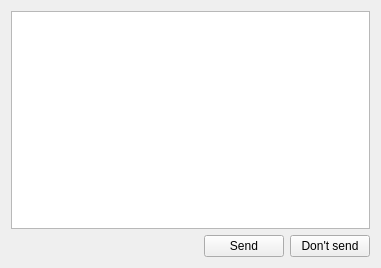
<?xml version="1.0" encoding="UTF-8"?>
<ui version="4.0">
 <class>reportDialog</class>
 <widget class="QWidget" name="reportDialog">
  <property name="geometry">
   <rect>
    <x>0</x>
    <y>0</y>
    <width>381</width>
    <height>268</height>
   </rect>
  </property>
  <property name="windowTitle">
   <string>Form</string>
  </property>
  <layout class="QVBoxLayout" name="verticalLayout_2">
   <item>
    <layout class="QVBoxLayout" name="verticalLayout">
     <item>
      <widget class="QPlainTextEdit" name="plainTextEdit"/>
     </item>
     <item>
      <layout class="QHBoxLayout" name="horizontalLayout">
       <item>
        <spacer name="horizontalSpacer">
         <property name="orientation">
          <enum>Qt::Horizontal</enum>
         </property>
         <property name="sizeHint" stdset="0">
          <size>
           <width>40</width>
           <height>20</height>
          </size>
         </property>
        </spacer>
       </item>
       <item>
        <widget class="QPushButton" name="dontSendButton">
         <property name="text">
          <string>Send</string>
         </property>
        </widget>
       </item>
       <item>
        <widget class="QPushButton" name="pushButton_2">
         <property name="text">
          <string>Don't send</string>
         </property>
        </widget>
       </item>
      </layout>
     </item>
    </layout>
   </item>
  </layout>
 </widget>
 <resources/>
 <connections/>
</ui>
